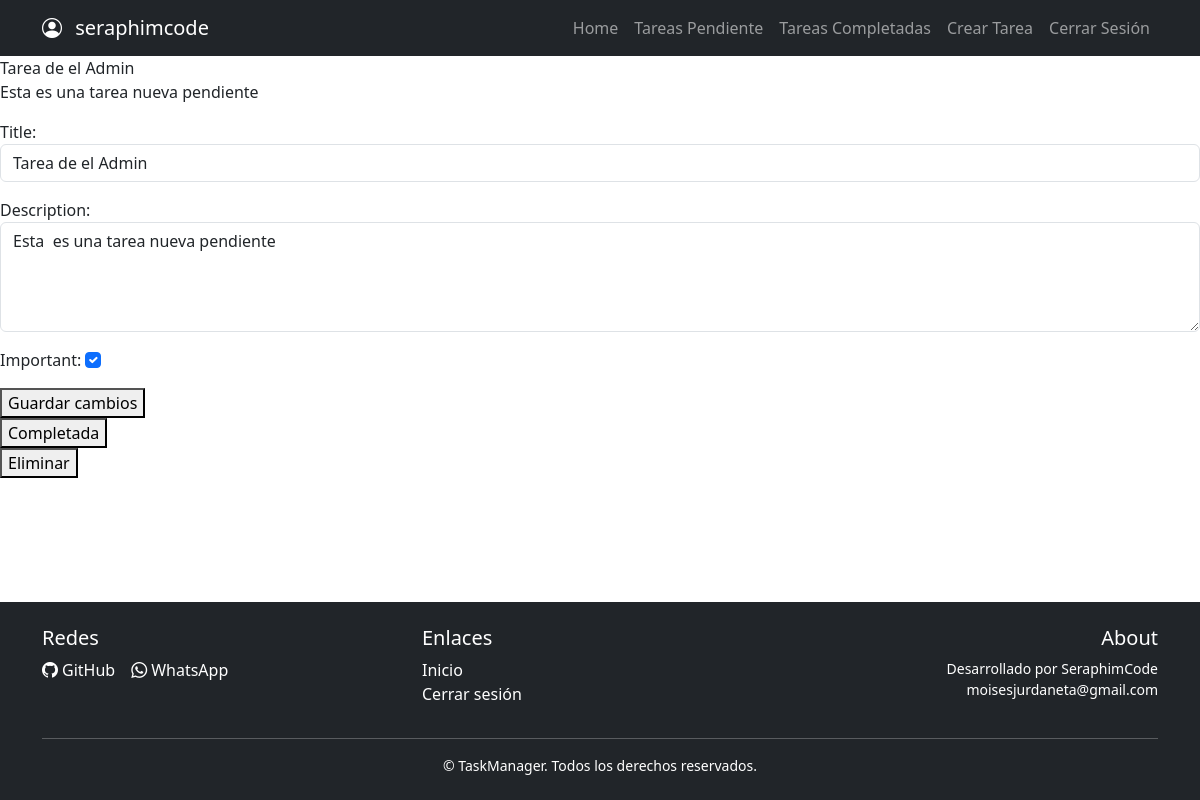
The app's page /detalle_tarea/1/ (signed in) with its own data.
### tareas/models.py (models this page shows, shortened)
class Tarea(models.Model):
    title = models.CharField(max_length=100)
    description = models.TextField(blank=True)
    created_at = models.DateTimeField(auto_now_add=True)
    datecomplete = models.DateTimeField(null=True,)
    important = models.BooleanField(default=False)
    user = models.ForeignKey(User, on_delete=models.CASCADE)

### tareas/views.py (the view, shortened to what this page needs)
# urls.py: path('detalle_tarea/<int:tarea_id>/', views.tarea_detalle, name='detalle_tarea'),
@login_required
def tarea_detalle(request, tarea_id):
    tarea = get_object_or_404(Tarea, pk=tarea_id, user=request.user)
    if request.method == 'GET':
        form = TareaForm(instance=tarea)
        return render(request, 'tarea_detalle.html', {'tarea': tarea, 'form': form})

### tareas/forms.py
class TareaForm(ModelForm):
    class Meta:
        model = Tarea
        fields = ['title', 'description', 'important']
        widgets = {
            'description': forms.Textarea(attrs={'rows': 4, 'class': 'form-control' , 'placeholder': 'Describe la tarea...'}),
            'title': forms.TextInput(attrs={'class': 'form-control', 'placeholder': 'Título de la tarea...'}),
            'important': forms.CheckboxInput(attrs={'class': 'form-check-input'})}

### tareas/templates/tarea_detalle.html (shortened to what this page needs)
{% extends 'base.html' %}
{% block content %}
{{ tarea.title }}
<p>{{ tarea.description }}</p>
<form action="{% url 'detalle_tarea' tarea.id %}" method="POST">
    {{ form.as_p }}
    <button type="submit">Guardar cambios</button>
</form>
<form action="{% url 'tarea_completada' tarea.id %}" method="POST">
    <button>Completada</button>
</form>
<form action="{% url 'eliminar_tarea' tarea.id %}" method="POST">
    <button>Eliminar</button>
</form>
{% endblock %}

### tareas/templates/base.html (shortened to what this page needs)
<!DOCTYPE html>
<html lang="en">
  <head>
    <link rel="stylesheet" href="https://cdn.jsdelivr.net/npm/bootstrap@5.3.8/dist/css/bootstrap.min.css" />
    <link rel="stylesheet" href="https://cdn.jsdelivr.net/npm/bootstrap-icons@1.10.5/font/bootstrap-icons.css" />
  </head>
  <body class="d-flex flex-column min-vh-100">
    <header>
      <nav class="navbar navbar-expand-lg bg-dark navbar-dark">
        <div class="container">
          <a class="navbar-brand" href="/">
            {% if user.is_authenticated %}
              <p class="text-white mb-0">
                <i class="bi bi-person-circle me-2"></i> {{ user.username }}
              </p>
            {% else %}
              SeraphimCode
            {% endif %}
          </a>
          <div class="collapse navbar-collapse" id="navbarNav">
            <ul class="navbar-nav ms-auto">
              <li class="nav-item">
                <a class="nav-link" href="{% url 'home' %}">Home</a>
              </li>
              {% if user.is_authenticated %}
                <li class="nav-item">
                  <a class="nav-link" href="{% url 'tarea' %}">Tareas Pendiente</a>
                </li>
                <li class="nav-item">
                  <a class="nav-link" href="{% url 'tareas_completadas' %}">Tareas Completadas</a>
                </li>
                <li class="nav-item">
                  <a class="nav-link" href="{% url 'crear_tarea' %}">Crear Tarea</a>
                </li>
                <li class="nav-item">
                  <a class="nav-link" href="/logout">Cerrar Sesión</a>
                </li>
              {% endif %}
            </ul>
          </div>
        </div>
      </nav>
    </header>
    <main>
      {% block content %}
      {% endblock %}
    </main>
    <footer class="bg-dark text-white mt-auto py-4">
  <div class="container">
    <div class="row justify-content-between">
      <div class="col-md-4 mb-3 mb-md-0">
        <h5>Redes</h5>
        <div class="d-flex gap-3">
          <a href="https://github.com/seraphimgeemu" target="_blank" class="text-white text-decoration-none d-flex align-items-center">
            <i class="bi bi-github me-1"></i> GitHub
          </a>
          <a href="https://wa.me/584146720418?text=Hola%20quiero%20más%20información%20sobre%20TaskManager" target="_blank" class="text-white text-decoration-none d-flex align-items-center">
            <i class="bi bi-whatsapp me-1"></i> WhatsApp
          </a>
        </div>
      </div>
      <div class="col-md-4 mb-3 mb-md-0">
        <h5>Enlaces</h5>
        <ul class="list-unstyled">
          <li><a href="/" class="text-white text-decoration-none">Inicio</a></li>
          <li><a href="/logout/" class="text-white text-decoration-none">Cerrar sesión</a></li>
        </ul>
      </div>
      <div class="col-md-4 text-md-end">
        <h5>About</h5>
        <p class="small mb-0">Desarrollado por SeraphimCode</p>
        <p class="small">moisesjurdaneta@gmail.com</p>
      </div>
    </div>
    <hr class="bg-light">
    <div class="text-center small">
      &copy; {{ year }} TaskManager. Todos los derechos reservados.
    </div>
  </div>
</footer>
  </body>
</html>

### records on screen
Tarea: title "Tarea de el Admin", description "Esta es una tarea nueva pendiente", important "☑"

### other values on screen
{{ user.username }} "seraphimcode"
